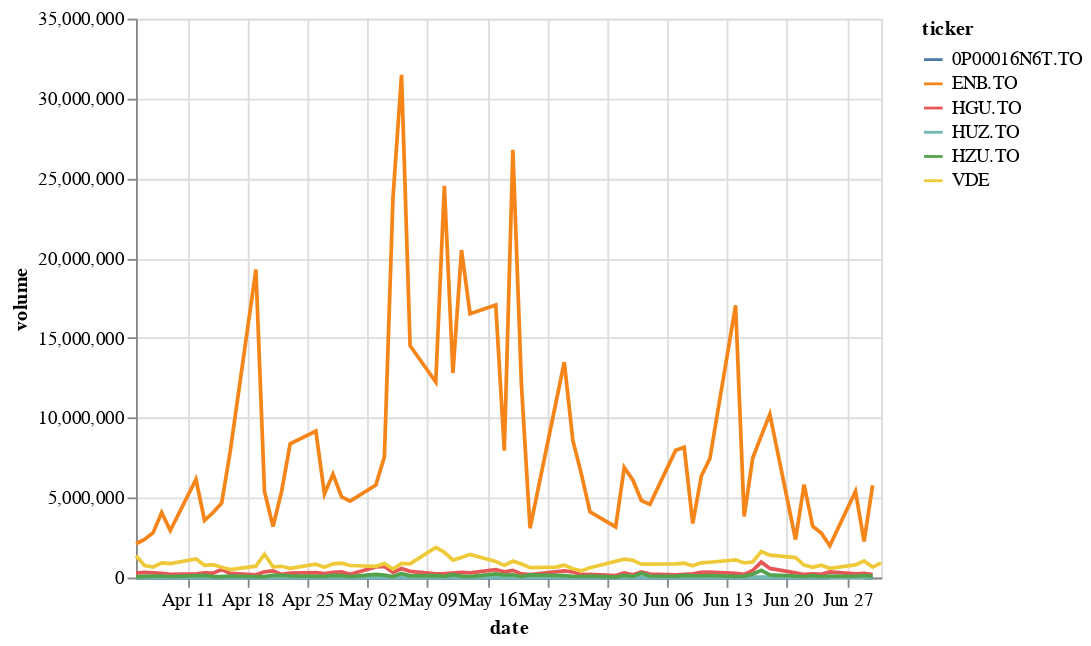

Notebook code for this chart:
### Markdown cell above
## Current Holdings Market Watch

### Code cell
alt.Chart(hold_stock_detail[hold_stock_detail.ticker!='SPCE']).mark_line().encode(x='date',y='volume', color = 'ticker:N')

### Figure 1 — Vega-Lite specification as saved in the notebook (floating-point values rounded to 4 significant figures; data arrays with more than 128 entries replaced by an {"elided": "..."} marker saying what was removed)
{"config": {"view": {"continuousWidth": 400, "continuousHeight": 300}}, "data": {"name": "data-4e4a9e541c90ee6afa272c89218f9630"}, "mark": "line", "encoding": {"color": {"type": "nominal", "field": "ticker"}, "x": {"type": "temporal", "field": "date"}, "y": {"type": "quantitative", "field": "volume"}}, "$schema": "https://vega.github.io/schema/vega-lite/v4.8.1.json", "datasets": {"data-4e4a9e541c90ee6afa272c89218f9630": {"elided": "373 records"}}}
